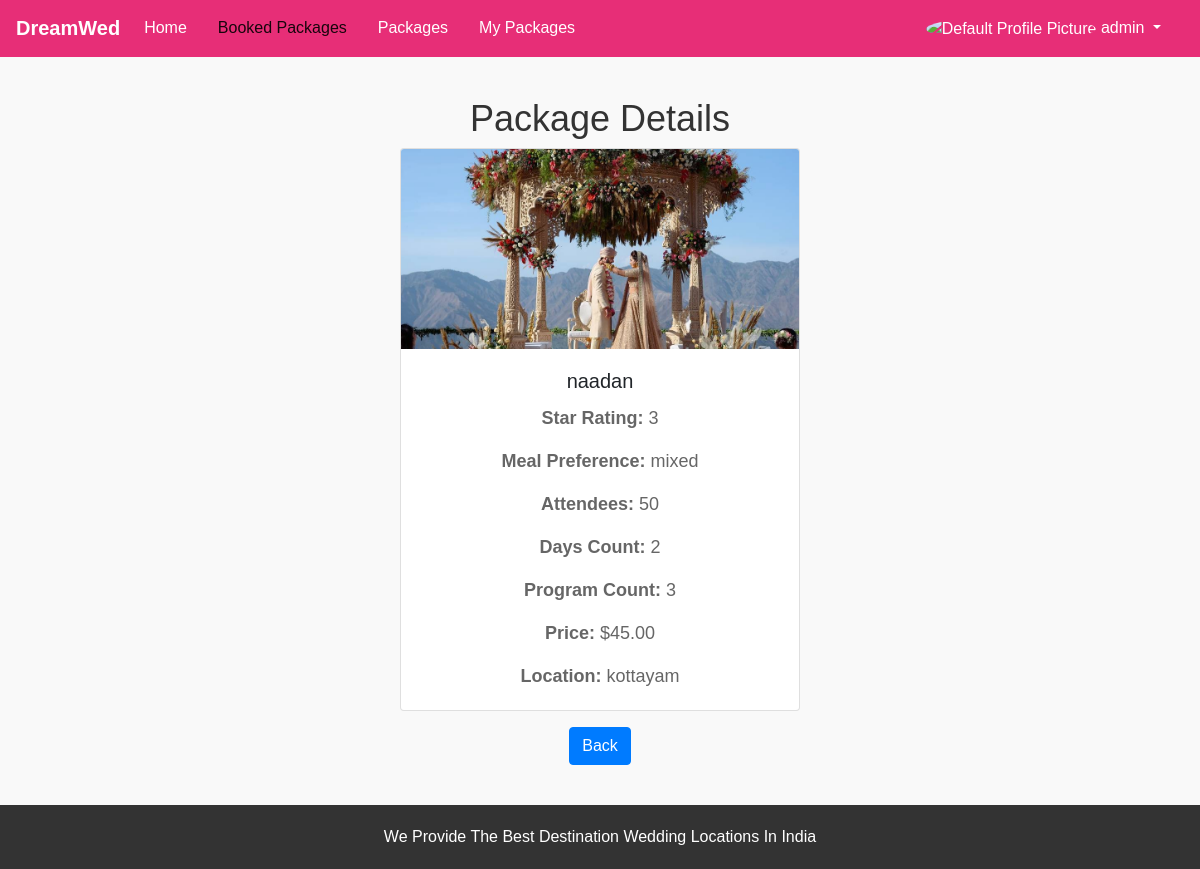
The page /destmanager/view-package/8/ (signed in) on the database as committed earlier.
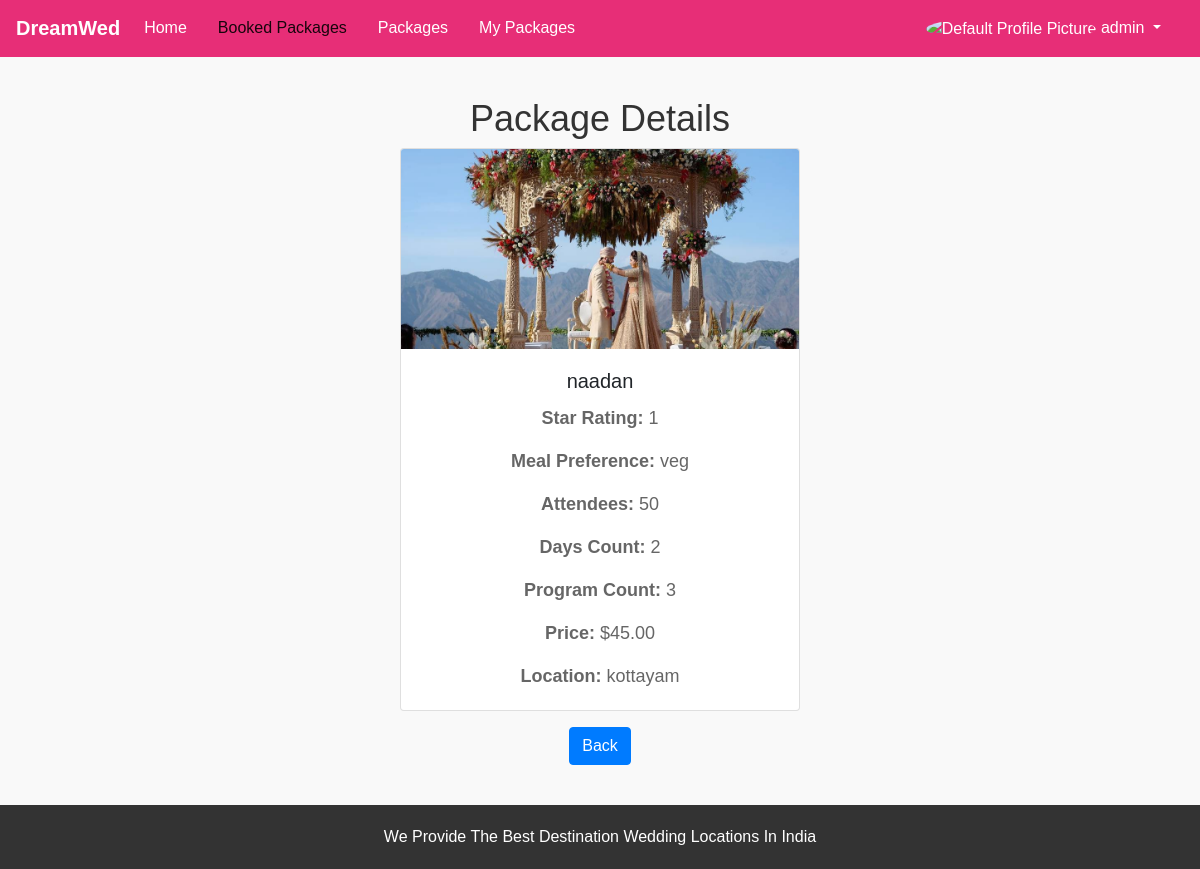
The same page on the database as committed later.
### myadmin/models.py (models this page shows, shortened)
class Package(models.Model):
    package_name = models.CharField(max_length=100)
    star_rating = models.IntegerField()
    meal_preference = models.CharField(max_length=50)
    attendees = models.IntegerField()
    days_count = models.IntegerField()
    program_count = models.IntegerField()
    price = models.DecimalField(max_digits=10, decimal_places=2)
    image = models.ImageField(upload_to='package_images/')
    location = models.CharField(max_length=100)

### destmanager/views.py (the view)
# urls.py: path('view-package/<int:package_id>/', views.view_package, name='view_package'),
@never_cache
@login_required(login_url='accounts:login')
def view_package(request, package_id):
    package = get_object_or_404(Package, pk=package_id)
    return render(request, 'destmanager/view_package.html', {'package': package})

### destmanager/templates/destmanager/view_package.html (shortened to what this page needs)
{% load static%}
<!DOCTYPE html>
<html lang="en">
<head>
    <link rel="stylesheet" href="https://maxcdn.bootstrapcdn.com/bootstrap/4.5.2/css/bootstrap.min.css">
    <link rel="stylesheet" href="https://cdnjs.cloudflare.com/ajax/libs/font-awesome/5.15.4/css/all.min.css">
</head>
<body>
    <nav class="navbar navbar-expand-lg navbar-light custom-navbar">
        <a class="navbar-brand" href="{% url 'destmanager:eventhome' %}">DreamWed</a>
        <div class="collapse navbar-collapse" id="navbarNav">
            <ul class="navbar-nav">
                <li class="nav-item ">
                    <a class="nav-link" href="{% url 'destmanager:eventhome' %}">Home</a>
                </li>
                <li class="nav-item">
                    <a class="nav-link active" href="{% url 'matdest:desthome' %}">Booked Packages</a>
                </li>
                <li class="nav-item">
                    <a class="nav-link" href="{% url 'matdest:view_packages' %}">Packages</a>
                </li>
                <li class="nav-item">
                    <a class="nav-link" href="{% url 'matdest:my_packages' %}">My Packages</a>
                </li>
            </ul>
            <ul class="navbar-nav ml-auto">
                <li class="nav-item dropdown">
                    <a class="nav-link dropdown-toggle" href="#" id="profileDropdown" role="button"
                        data-toggle="dropdown" aria-haspopup="true" aria-expanded="false">
                        {% if profile_image_url %}
                        <img src="{{ profile_image_url }}" alt="Profile Picture" width="40" height="40"
                            class="rounded-circle">
                        {% else %}
                        <img src="{% static '/images/no.jpg' %}" alt="Default Profile Picture" width="40"
                            height="40" class="rounded-circle">
                        {% endif %}
                        {{ request.user.username }}
                    </a>
                </li>
            </ul>
        </div>
    </nav>
    <div class="main-content">
        <h1>Package Details</h1>
        <div class="card">
            <img class="card-img-top" src="{{ package.image.url }}" alt="{{ package.package_name }}">
            <div class="card-body">
                <h5 class="card-title">{{ package.package_name }}</h5>
                <p class="card-text"><strong>Star Rating:</strong> {{ package.star_rating }}</p>
                <p class="card-text"><strong>Meal Preference:</strong> {{ package.meal_preference }}</p>
                <p class="card-text"><strong>Attendees:</strong> {{ package.attendees }}</p>
                <p class="card-text"><strong>Days Count:</strong> {{ package.days_count }}</p>
                <p class="card-text"><strong>Program Count:</strong> {{ package.program_count }}</p>
                <p class="card-text"><strong>Price:</strong> ${{ package.price }}</p>
                <p class="card-text"><strong>Location:</strong> {{ package.location }}</p>
            </div>
        </div>
        <a href="{% url 'destmanager:eventhome' %}" class="btn btn-primary mt-3">Back</a>
    </div>
    <footer>
        We Provide The Best Destination Wedding Locations In India
    </footer>
</body>
</html>

Rows that differ between the two databases and show on the page:
changed Package "naadan": star_rating "3" → "1"; meal_preference "mixed" → "veg"
